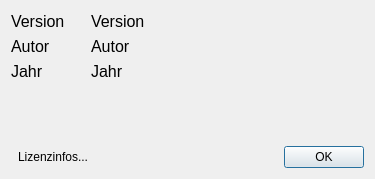
<?xml version="1.0" encoding="UTF-8"?>
<ui version="4.0">
 <class>AboutDialog</class>
 <widget class="QDialog" name="AboutDialog">
  <property name="geometry">
   <rect>
    <x>0</x>
    <y>0</y>
    <width>375</width>
    <height>179</height>
   </rect>
  </property>
  <property name="sizePolicy">
   <sizepolicy hsizetype="Preferred" vsizetype="Preferred">
    <horstretch>0</horstretch>
    <verstretch>0</verstretch>
   </sizepolicy>
  </property>
  <property name="windowTitle">
   <string>Petanque-Turnier - Informationen</string>
  </property>
  <layout class="QVBoxLayout" name="verticalLayout">
   <item>
    <layout class="QGridLayout" name="gridLayout">
     <item row="0" column="0">
      <widget class="QLabel" name="tlVersion">
       <property name="font">
        <font>
         <pointsize>12</pointsize>
        </font>
       </property>
       <property name="text">
        <string>Version</string>
       </property>
      </widget>
     </item>
     <item row="0" column="2">
      <widget class="QLabel" name="txVersion">
       <property name="font">
        <font>
         <pointsize>12</pointsize>
        </font>
       </property>
       <property name="text">
        <string>Version</string>
       </property>
      </widget>
     </item>
     <item row="0" column="3">
      <spacer name="horizontalSpacer">
       <property name="orientation">
        <enum>Qt::Horizontal</enum>
       </property>
       <property name="sizeHint" stdset="0">
        <size>
         <width>168</width>
         <height>20</height>
        </size>
       </property>
      </spacer>
     </item>
     <item row="1" column="0">
      <widget class="QLabel" name="tlAuthor">
       <property name="font">
        <font>
         <pointsize>12</pointsize>
        </font>
       </property>
       <property name="text">
        <string>Autor</string>
       </property>
      </widget>
     </item>
     <item row="1" column="2">
      <widget class="QLabel" name="txAuthor">
       <property name="font">
        <font>
         <pointsize>12</pointsize>
        </font>
       </property>
       <property name="text">
        <string>Autor</string>
       </property>
      </widget>
     </item>
     <item row="2" column="0">
      <widget class="QLabel" name="tlYear">
       <property name="font">
        <font>
         <pointsize>12</pointsize>
        </font>
       </property>
       <property name="text">
        <string>Jahr</string>
       </property>
      </widget>
     </item>
     <item row="2" column="2">
      <widget class="QLabel" name="txYear">
       <property name="font">
        <font>
         <pointsize>12</pointsize>
        </font>
       </property>
       <property name="text">
        <string>Jahr</string>
       </property>
      </widget>
     </item>
     <item row="3" column="1">
      <spacer name="verticalSpacer">
       <property name="orientation">
        <enum>Qt::Vertical</enum>
       </property>
       <property name="sizeHint" stdset="0">
        <size>
         <width>20</width>
         <height>24</height>
        </size>
       </property>
      </spacer>
     </item>
    </layout>
   </item>
   <item>
    <layout class="QHBoxLayout" name="horizontalLayout">
     <item>
      <widget class="QToolButton" name="pbLicenses">
       <property name="text">
        <string>Lizenzinfos...</string>
       </property>
       <property name="toolButtonStyle">
        <enum>Qt::ToolButtonTextBesideIcon</enum>
       </property>
       <property name="autoRaise">
        <bool>true</bool>
       </property>
      </widget>
     </item>
     <item>
      <spacer name="horizontalSpacer_1">
       <property name="orientation">
        <enum>Qt::Horizontal</enum>
       </property>
       <property name="sizeHint" stdset="0">
        <size>
         <width>0</width>
         <height>0</height>
        </size>
       </property>
      </spacer>
     </item>
     <item>
      <widget class="QPushButton" name="pbOk">
       <property name="text">
        <string>OK</string>
       </property>
       <property name="default">
        <bool>true</bool>
       </property>
      </widget>
     </item>
    </layout>
   </item>
  </layout>
 </widget>
 <layoutdefault spacing="6" margin="11"/>
 <resources/>
 <connections/>
</ui>
